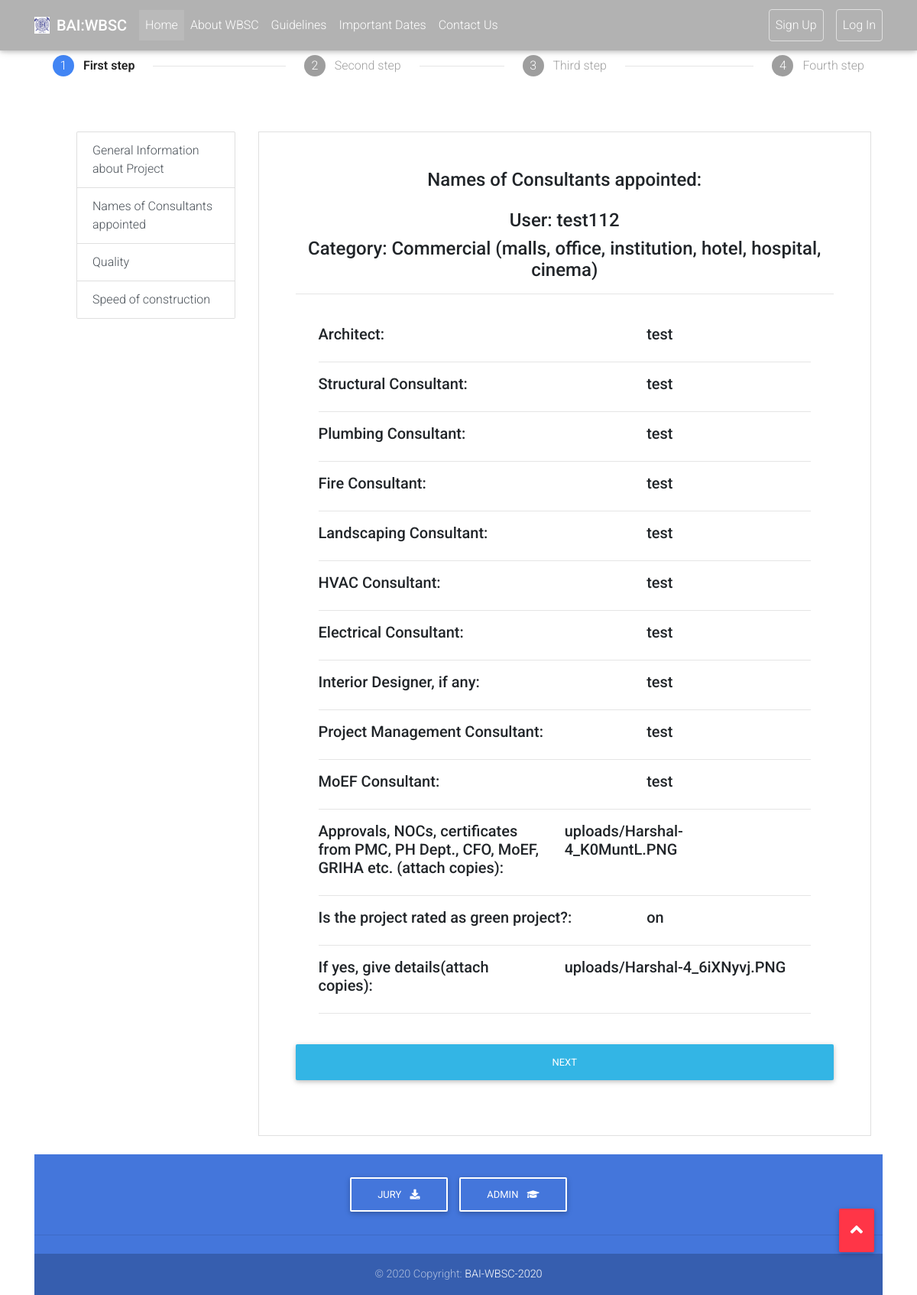
Page /BAI_app_v2/viewForm1_2/test112/4 on the committed database.
### BAI_app_v2/models.py (models this page shows, shortened)
class Project_info_1(models.Model):
    users_name = models.CharField(max_length=20, blank=True)
    Architect_name=models.CharField(max_length=200,blank=True)
    Structural_Consultant_name = models.CharField(max_length=200, blank=True)
    Plumbing_Consultant_name = models.CharField(max_length=200,blank=True)
    Fire_Consultant_name = models.CharField(max_length=200,blank=True)
    Landscaping_Consultant_name = models.CharField(max_length=200, blank=True)
    HVAC_Consultant_name = models.CharField(max_length=200,blank=True)
    Electrical_Consultant_name = models.CharField(max_length=200, blank=True)
    Interior_Designer_name = models.CharField(max_length=200, blank=True)
    Project_Management_Consultant_name = models.CharField(max_length=200, blank=True)
    MoEF_Consultant_name = models.CharField(max_length=200, blank=True)
    req_docs=models.FileField(upload_to="uploads/",blank=True)
    green_proj=models.CharField(max_length=1000, choices=yes_no,blank=True)
    green_project_details=models.FileField(upload_to="uploads/",blank=True)
    category_latest = models.CharField(max_length=70, blank=True)

### BAI_app_v2/views.py (the view)
# urls.py: path('viewForm1_2/<user>/<int:cat_id>',views.viewForm1_2,name="viewForm1_2"),
def viewForm1_2(request,user,cat_id):
    category = cat[cat_id]
    q1 = Project_info_1.objects.get(users_name=user,category_latest=category)
    return render(request,'BAI_app_v2/viewForm1_2.html',{"Project_info_1":q1,"cat_id":cat_id})

### BAI_app_v2/templates/BAI_app_v2/viewForm1_2.html
{% extends "BAI_app_v2/base.html" %}
{% block body_block %}
{% load static %}
        <div class="container ">
            <div class="row Site-content">
                <div class="col-md-12">
                    <ul class="stepper stepper-horizontal">
                        <li class="completed">
                            <a class="nav-link" href="#">
                              <span class="circle">1</span>
                              <span class="label">First step</span>
                            </a>
                          </li>
                          <li class="incomplete">
                            <a href="#step-home">
                              <span class="circle">2</span>
                              <span class="label">Second step</span>
                            </a>
                          </li>
                          <li class="incomplete">
                            <a class="nav-link" href="#">
                              <span class="circle">3</span>
                              <span class="label">Third step</span>
                            </a>
                          </li>
                          <li class="incomplete">
                            <a class="nav-link" href="#">
                              <span class="circle">4</span>
                              <span class="label">Fourth step</span>
                            </a>
                          </li>
                    </ul>
                </div>
            </div>
            <div class="container">
                <div class="mt-2">
                    <div class="row">
                        <div class="col-3">
                            <div class="sticky-top">
                                <div class="list-group">
                                    <ul id="list-example">
                                      <a class="list-group-item list-group-item-action " href="{% url 'BAI_app_v2:viewForm1_1' Project_info_1.users_name cat_id %}">General Information about
                                        Project</a>
                                      <a class="list-group-item list-group-item-action " href="{% url 'BAI_app_v2:viewForm1_2' Project_info_1.users_name cat_id %}">Names of Consultants
                                        appointed</a>
                                      <a class="list-group-item list-group-item-action " href="{% url 'BAI_app_v2:viewForm1_3' Project_info_1.users_name cat_id %}">Quality </a>
                                      <a class="list-group-item list-group-item-action " href="{% url 'BAI_app_v2:viewForm1_4' Project_info_1.users_name cat_id %}">Speed of construction</a>
                                    </ul>
                                </div>
                            </div>
                        </div>
                        <div class="col-9">
                    <div id="list-item-2">
                        <form class="border border-light p-5" action="{% url 'BAI_app_v2:viewForm1_3' Project_info_1.users_name cat_id %}">
                            <p class="h4 mb-4 text-center">Names of Consultants appointed:</p>
                            <p class="h4 text-center">User: {{Project_info_1.users_name}}</p>
                            <p class="h4 mb-2 text-center">Category: {{Project_info_1.category_latest}}</p>
                            <hr>
                            <div class="container flex-center flex-column">
                                <div class="col-sm">
                                    <br>
                                    <div class="row" style="width:100%">
                                      <div class="col-sm-8">
                                            <label class="h5" for="">Architect: </label>
                                        </div>
                                        <div class="col-sm-4">
                                          <p class="h5">{{Project_info_1.Architect_name}}</p>
                                        </div>
                                    </div>
                                    <hr>
                                    <div class="row" style="width:100%">
                                      <div class="col-sm-8">
                                            <label class="h5" for="">Structural Consultant: </label>
                                        </div>
                                        <div class="col-sm-4">
                                          <p class="h5">{{Project_info_1.Structural_Consultant_name}}</p>
                                        </div>
                                    </div>
                                    <hr>
                                    <div class="row" style="width:100%">
                                      <div class="col-sm-8">
                                            <label class="h5" for="">Plumbing Consultant: </label>
                                        </div>
                                        <div class="col-sm-4">
                                          <p class="h5">{{Project_info_1.Plumbing_Consultant_name}}</p>
                                        </div>
                                    </div>
                                    <hr>
                                    <div class="row" style="width:100%">
                                      <div class="col-sm-8">
                                            <label class="h5" for="">Fire Consultant: </label>
                                        </div>
                                        <div class="col-sm-4">
                                          <p class="h5">{{Project_info_1.Fire_Consultant_name}}</p>
                                        </div>
                                    </div>
                                    <hr>
                                    <div class="row" style="width:100%">
                                      <div class="col-sm-8">
                                            <label class="h5" for="">Landscaping Consultant: </label>
                                        </div>
                                        <div class="col-sm-4">
                                          <p class="h5">{{Project_info_1.Landscaping_Consultant_name}}</p>
                                        </div>
                                    </div>
                                    <hr>
                                    <div class="row" style="width:100%">
                                      <div class="col-sm-8">
                                            <label class="h5" for="">HVAC Consultant: </label>
                                        </div>
                                        <div class="col-sm-4">
                                          <p class="h5">{{Project_info_1.HVAC_Consultant_name}}</p>
                                        </div>
                                    </div>
                                    <hr>
                                    <div class="row" style="width:100%">
                                      <div class="col-sm-8">
                                            <label class="h5" for="">Electrical Consultant: </label>
                                        </div>
                                        <div class="col-sm-4">
                                          <p class="h5">{{Project_info_1.Electrical_Consultant_name}}</p>
                                        </div>
                                    </div>
                                    <hr>
                                    <div class="row" style="width:100%">
                                      <div class="col-sm-8">
                                            <label class="h5" for="">Interior Designer, if any: </label>
                                        </div>
                                        <div class="col-sm-4">
                                          <p class="h5">{{Project_info_1.Interior_Designer_name}}</p>
                                        </div>
                                    </div>
                                    <hr>
                                    <div class="row" style="width:100%">
                                      <div class="col-sm-8">
                                            <label class="h5" for="">Project Management Consultant: </label>
                                        </div>
                                        <div class="col-sm-4">
                                          <p class="h5">{{Project_info_1.Project_Management_Consultant_name}}</p>
                                        </div>
                                    </div>
                                    <hr>
                                    <div class="row" style="width:100%">
                                      <div class="col-sm-8">
                                            <label class="h5" for="">MoEF Consultant: </label>
                                        </div>
                                        <div class="col-sm-4">
                                          <p class="h5">{{Project_info_1.MoEF_Consultant_name}}</p>
                                        </div>
                                    </div>
                                    <hr>
                                    <div class="row" style="width:100%">
                                      <div class="col-sm-6">
                                            <label class="h5" for="">Approvals, NOCs, certificates from PMC, PH Dept.,
                                                    CFO, MoEF, GRIHA etc. (attach copies): </label>
                                        </div>
                                        <div class="col-sm-6">
                                          <p class="h5">{{Project_info_1.req_docs}}</p>
                                        </div>
                                    </div>
                                    <hr>
                                    <div class="row" style="width:100%">
                                      <div class="col-sm-8">
                                            <label class="h5" for="">Is the project rated as green project?: </label>
                                        </div>
                                        <div class="col-sm-4">
                                          <p class="h5">{{Project_info_1.green_proj}}</p>
                                        </div>
                                    </div>
                                    <hr>
                                    <div class="row" style="width:100%">
                                      <div class="col-sm-6">
                                            <label class="h5" for="">If yes, give details(attach copies): </label>
                                        </div>
                                        <div class="col-sm-6">
                                          <p class="h5">{{Project_info_1.green_project_details}}</p>
                                        </div>
                                    </div>
                                    <hr>
                                </div>
                            </div>
                            <button class="btn btn-info my-4 btn-block" type="submit">Next</button>
                        </form>
                    </div>
                        </div>
                    </div>
                </div>
            </div>
{% endblock %}

### BAI_app_v2/static/css/style.css (style rules this page uses)
html, body, header, .view { height: 100%; scroll-behavior: smooth; }

### rows in the picture
Project_info_1: users_name "test112", category_latest "Commercial (malls, office, institution, hotel, hospital, cinema)", Architect_name "test", Structural_Consultant_name "test", Plumbing_Consultant_name "test", Fire_Consultant_name "test", Landscaping_Consultant_name "test", HVAC_Consultant_name "test", Electrical_Consultant_name "test", Interior_Designer_name "test", Project_Management_Consultant_name "test", MoEF_Consultant_name "test", req_docs "uploads/Harshal-4_K0MuntL.PNG", green_proj "on", green_project_details "uploads/Harshal-4_6iXNyvj.PNG"
